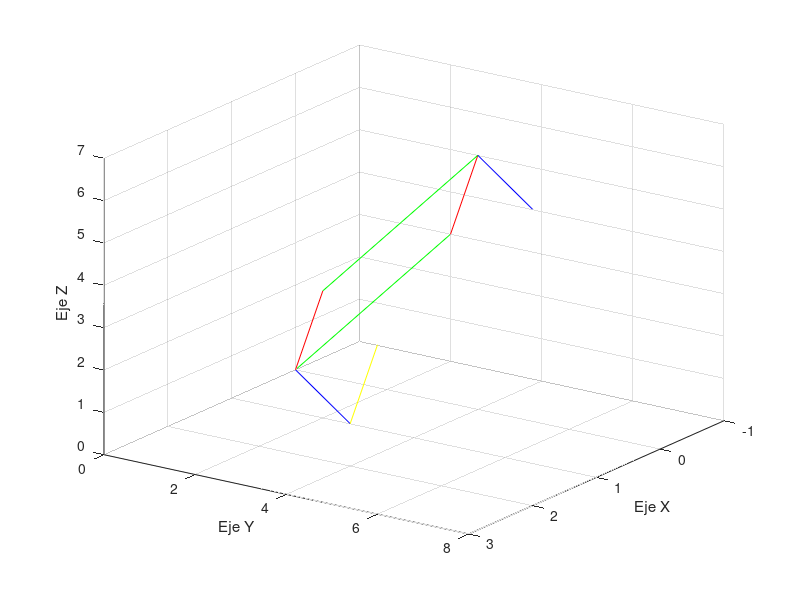

Here is the MATLAB script that generated this plot:
a=[0 1; 0 2; 0 3];
b=[0 -1; 0 2; 0 3];
c=[0 2; 0 4; 0 1];
grid on
hold on
view([125, 25])
plot3(a(1,:), a(2,:), a(3,:),'r')
plot3(b(1,:), b(2,:), b(3,:),'g')
plot3(c(1,:), c(2,:), c(3,:),'b')
sumav=a+b+c
a1=[b(1,2) a(1,2)+b(1,2);...
    b(2,2) a(2,2)+b(2,2);...
    b(3,2) a(3,2)+b(3,2)];
b1=[a(1,2) a(1,2)+b(1,2);...
    a(2,2) a(2,2)+b(2,2);...
    a(3,2) a(3,2)+b(3,2)];
c1=[a(1,2)+b(1,2) a(1,2)+b(1,2)+c(1,2);...
    a(2,2)+b(2,2) a(2,2)+b(2,2)+c(2,2);...
    a(3,2)+b(3,2) a(3,2)+b(3,2)+c(3,2)];
d1=[c(1,2) a(1,2)+c(1,2);...
    c(2,2) a(2,2)+c(2,2);...
    c(3,2) a(3,2)+c(3,2)];
e1=[b(1,2)+c(1,2) a(1,2)+b(1,2)+c(1,2);...
    b(2,2)+c(2,2) a(2,2)+b(2,2)+c(2,2);...
    b(3,2)+c(3,2) a(3,2)+b(3,2)+c(3,2)];
% plot3(sumav(1,:),sumav(2,:),sumav(3,:),'m')
plot3(a1(1,:),a1(2,:),a1(3,:),'r')
plot3(b1(1,:),b1(2,:),b1(3,:),'g')
plot3(c1(1,:),c1(2,:),c1(3,:),'b')
plot3(d1(1,:),d1(2,:),d1(3,:),'y')
% plot3(e1(1,:),e1(2,:),e1(3,:),'b')
xlabel('Eje X')
ylabel('Eje Y')
zlabel('Eje Z')